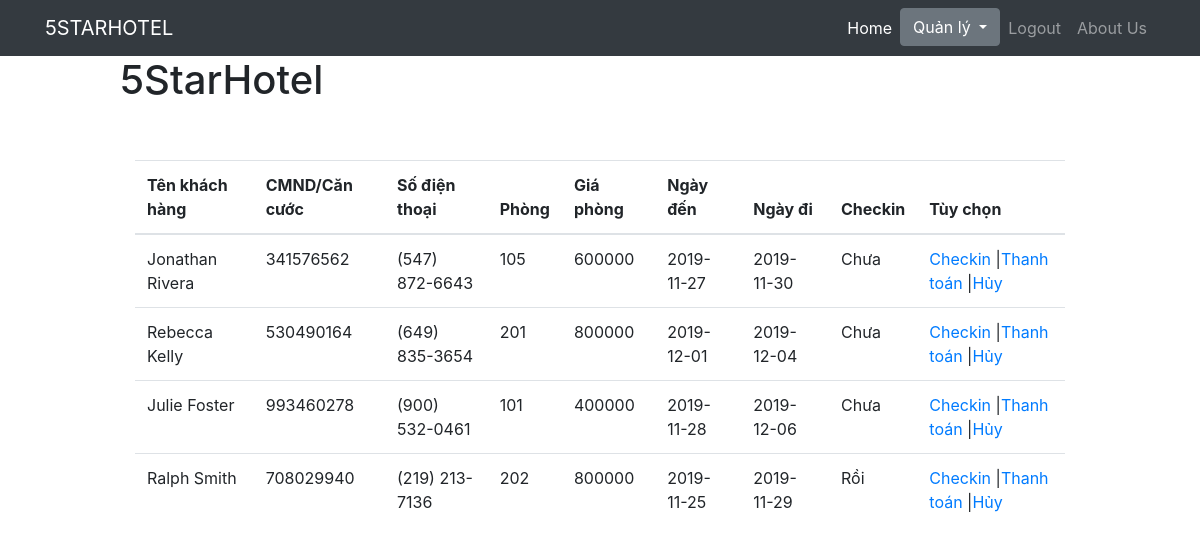
The page /doan/admin/manage.php (signed in) on the database its author committed.
### tables this page shows
CREATE TABLE `customer` (
  `id` int(11) NOT NULL,
  `name` varchar(255) NOT NULL,
  `idnum` varchar(255) NOT NULL,
  `phone` varchar(255) NOT NULL,
  `room` int(11) NOT NULL,
  `adate` date NOT NULL,
  `edate` date NOT NULL,
  `idservice` int(11) NOT NULL DEFAULT 2,
  `checkin` tinyint(1) NOT NULL DEFAULT 0
);

CREATE TABLE `category` (
  `idcat` int(11) NOT NULL,
  `namecat` varchar(255) NOT NULL,
  `price` int(20) NOT NULL,
  `description` varchar(255) NOT NULL,
  `ac` varchar(255) NOT NULL
);

### doan/admin/manage.php (the view, shortened to what this page needs)
<!DOCTYPE html>
<html lang="en">
<head>
	<link href="https://maxcdn.bootstrapcdn.com/bootstrap/4.0.0/css/bootstrap.min.css" rel="stylesheet">
	<link rel="stylesheet" href="https://cdnjs.cloudflare.com/ajax/libs/font-awesome/4.7.0/css/font-awesome.min.css">
	<link rel="stylesheet" type="text/css" href="https://cdn.datatables.net/v/dt/dt-1.10.16/datatables.min.css"/>
    <link rel="stylesheet" href="https://maxcdn.bootstrapcdn.com/bootstrap/4.0.0/css/bootstrap.min.css">
</head>
<body>
  <?php require 'navigation.php'; ?>
  <div id="form" class="container wrapper" >
	<div id="logo" class="row">
		<h1>5StarHotel</h1>
	</div>
	<table id="roomtable" class="table">
            <thead>
                <th>Tên khách hàng</th>
				<th>CMND/Căn cước</th>
                <th>Số điện thoại</th>
				<th>Phòng</th>
				<th>Giá phòng</th>
				<th>Ngày đến</th>
				<th>Ngày đi</th>
				<th>Checkin</th>
				<th>Tùy chọn</th>
            </thead>
			<tbody>
	<?php
				$sql = "SELECT * FROM customer WHERE 1";
				require_once("../conn.php");
				$result = $conn->query($sql);
				if ($result->num_rows > 0) {
					while($row = $result->fetch_assoc()) {
					$room = $row['room'];
					$sqlr = "SELECT * FROM room WHERE room = '$room'";
					$rroom = $conn->query($sqlr);
					$rowroom = $rroom->fetch_assoc();
					$idcat = $rowroom['idcat'];
					$sqlprice = "SELECT * FROM category WHERE idcat = '$idcat'";
					$rprice = $conn->query($sqlprice);
					$rowprice = $rprice->fetch_assoc();
					$price = $rowprice['price'];
					if($row['checkin'] == 0)
					{
						$checkin = "Chưa";
					}
					else{
						$checkin = "Rồi";
					}
	?>
				<div class="container mt-5">
				<tr>
					<td><?php echo $row['name']; ?></td>
					<td><?php echo $row['idnum']; ?></td>
					<td><?php echo $row['phone']; ?></td>
					<td><?php echo $row['room']; ?></td>
					<td><?php echo $price; ?></td>
					<td><?php echo $row['adate']; ?></td>
					<td><?php echo $row['edate']; ?></td>
					<td><?php echo $checkin; ?></td>
					<td><a href="checkin.php?idnum=<?php echo $row['idnum'] ?>" >Checkin</a>
					|<a href="payment.php?idnum=<?php echo $row['idnum'] ?>" >Thanh toán</a>
					|<a href="delete.php?idnum=<?php echo $row['idnum'] ?>" >Hủy</a></td>
				</tr>
	<?php
					}
				}
	?>
				</tbody>
			</table>
		</div>
</body>
</html>

### doan/admin/navigation.php (shortened to what this page needs)
<nav class="navbar navbar-expand-lg navbar-dark bg-dark">
<div class="container">
  <a class="navbar-brand" href="../index.php">5STARHOTEL</a>
  <div class="collapse navbar-collapse" id="navbarResponsive">
	<ul class="navbar-nav ml-auto">
	  <li class="nav-item active">
		<a class="nav-link" href="../index.php">Home
		</a>
	  </li>
	  <?php
       if (isset($_SESSION['username']) && $_SESSION['username']){
				if($_SESSION['role'] == "root" ){
					echo '<li class="nav-item">
								<div class="dropdown">
								  <button class="btn btn-secondary dropdown-toggle" type="button" id="dropdownMenuButton" data-toggle="dropdown" aria-haspopup="true" aria-expanded="false">
									Quản lý
								  </button>
								  <div class="dropdown-menu" aria-labelledby="dropdownMenuButton">
									<a class="dropdown-item" href="usermanage.php">Cấp quyền</a>
									<a class="dropdown-item" href="formadd.php">Thêm phòng</a>
									<a class="dropdown-item" href="category.php">Thêm ảnh loại phòng</a>
									<a class="dropdown-item" href="room.php">Quản lý phòng</a>
									<a class="dropdown-item" href="manage.php">Quản lý khách</a>
									<a class="dropdown-item" href="bill.php">Thống kê</a>
									<a class="dropdown-item" href="mailmanage.php">Email khách đăng ký</a>
								  </div>
								</div>
							</li>';
				}if($_SESSION['role'] == "admin" ){
					echo '<li class="nav-item">
								<div class="dropdown">
								  <button class="btn btn-secondary dropdown-toggle" type="button" id="dropdownMenuButton" data-toggle="dropdown" aria-haspopup="true" aria-expanded="false">
									Quản lý
								  </button>
								  <div class="dropdown-menu" aria-labelledby="dropdownMenuButton">
									<a class="dropdown-item" href="room.php">Quản lý phòng</a>
									<a class="dropdown-item" href="manage.php">Quản lý khách</a>
									<a class="dropdown-item" href="bill.php">Thống kê</a>
									<a class="dropdown-item" href="mailmanage.php">Email khách đăng ký</a>
								  </div>
								</div>
							</li>';
				}
				echo '<li class="nav-item">
					<a class="nav-link" href="../logout.php">Logout</a>
					</li>';
			}
       ?>
	  <li class="nav-item">
		<a class="nav-link" href="../about.php">About Us</a>
	  </li>
	</ul>
  </div>
</div>
</nav>

### doan/admin/manage.php (style rules this page uses)
#form { width: 80%; }

### rows shown on the page
customer: name "Jonathan Rivera", idnum "341576562", phone "(547) 872-6643", room "105", category.price "600000", adate "2019-11-27", edate "2019-11-30", checkin "Chưa"
customer: name "Rebecca Kelly", idnum "530490164", phone "(649) 835-3654", room "201", category.price "800000", adate "2019-12-01", edate "2019-12-04", checkin "Chưa"
customer: name "Julie Foster", idnum "993460278", phone "(900) 532-0461", room "101", category.price "400000", adate "2019-11-28", edate "2019-12-06", checkin "Chưa"
customer: name "Ralph Smith", idnum "708029940", phone "(219) 213-7136", room "202", category.price "800000", adate "2019-11-25", edate "2019-11-29", checkin "Rồi"
